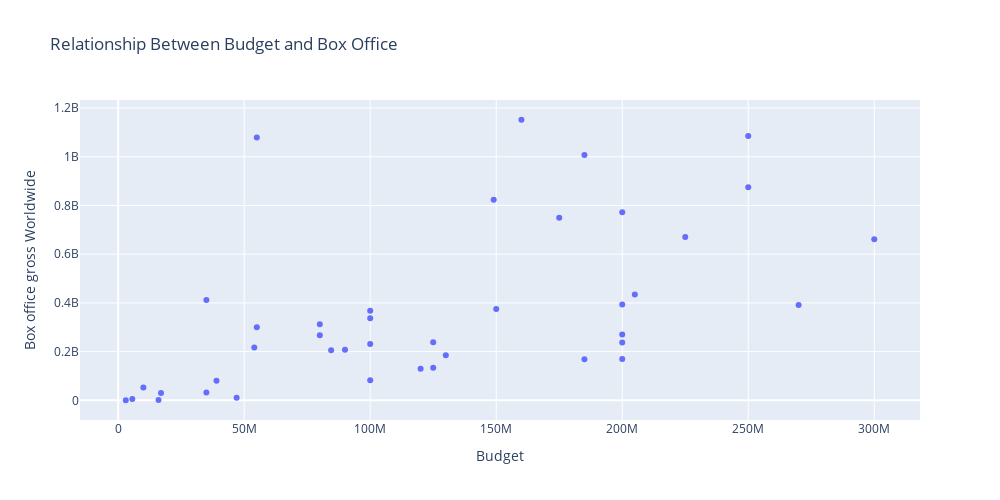

The notebook cell saved with this chart:
### Code cell
fig = px.scatter(df_dc, x='Budget', y='Box office gross Worldwide',
                title='Relationship Between Budget and Box Office')

fig.update_layout(width=1000, height=500,
    xaxis_title='Budget',
    yaxis_title='Box office gross Worldwide')

fig.show()

### Figure 1 — Plotly figure (JSON) as saved in the notebook; plotly's stock layout.template omitted (floating-point values rounded to 4 significant figures)
{"data": [{"hovertemplate": "Budget=%{x}<br>Box office gross Worldwide=%{y}<extra></extra>", "legendgroup": "", "marker": {"color": "#636efa", "symbol": "circle"}, "mode": "markers", "name": "", "orientation": "v", "showlegend": false, "type": "scatter", "x": [55000000, 54000000, 39000000, 35000000, 17000000, 3000000, 35000000, 80000000, 5600000, 100000000, 125000000, 16000000, 100000000, 100000000, 150000000, 270000000, 185000000, 130000000, 47000000, 200000000, 250000000, 225000000, 250000000, 175000000, 80000000, 149000000, 300000000, 10000000, 160000000, 100000000, 55000000, 84500000, 200000000, 185000000, 200000000, 90000000, 200000000, 125000000, 200000000, 120000000, 205000000], "xaxis": "x", "y": [300478449, 216385706, 80250623, 31746438, 30281020, 274928, 411569241, 266934688, 5848204, 336567158, 238253988, 1801972, 82402379, 230884728, 375298946, 391081192, 1007336937, 185382813, 10903312, 237201172, 1085067637, 670145518, 874362803, 749200054, 312336671, 823970682, 661324295, 52390236, 1151961807, 367799011, 1078958282, 205372791, 169601036, 168717425, 772245583, 207557117, 393252111, 133838006, 270633313, 129288072, 434336589], "yaxis": "y"}], "layout": {"height": 500, "legend": {"tracegroupgap": 0}, "title": {"text": "Relationship Between Budget and Box Office"}, "width": 1000, "xaxis": {"anchor": "y", "autorange": true, "domain": [0, 1], "range": [-15150000.0, 318200000.0], "title": {"text": "Budget"}, "type": "linear"}, "yaxis": {"anchor": "x", "autorange": true, "domain": [0, 1], "range": [-80820000.0, 1233000000.0], "title": {"text": "Box office gross Worldwide"}, "type": "linear"}}}
